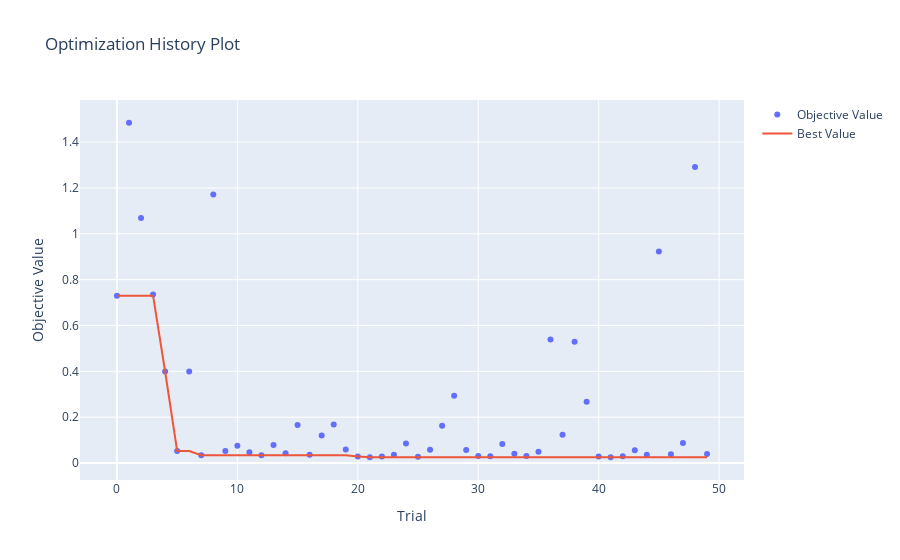
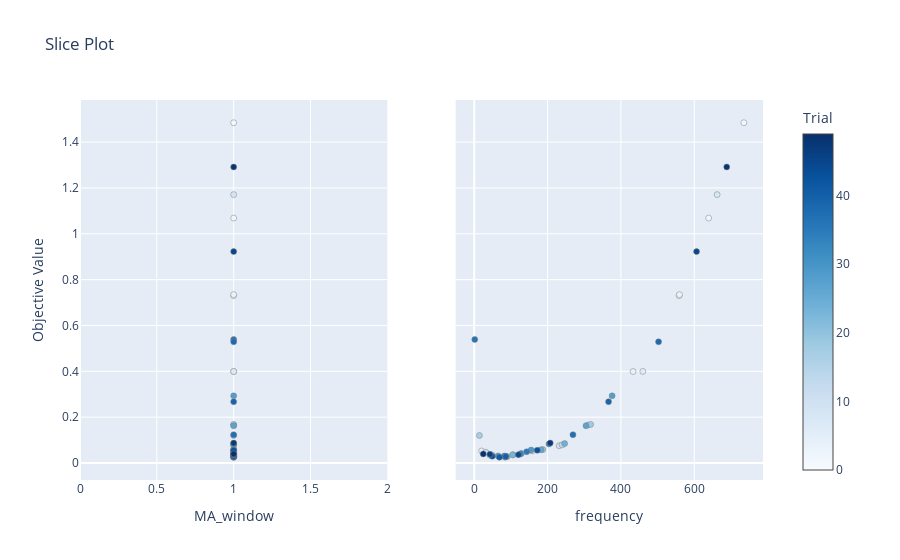
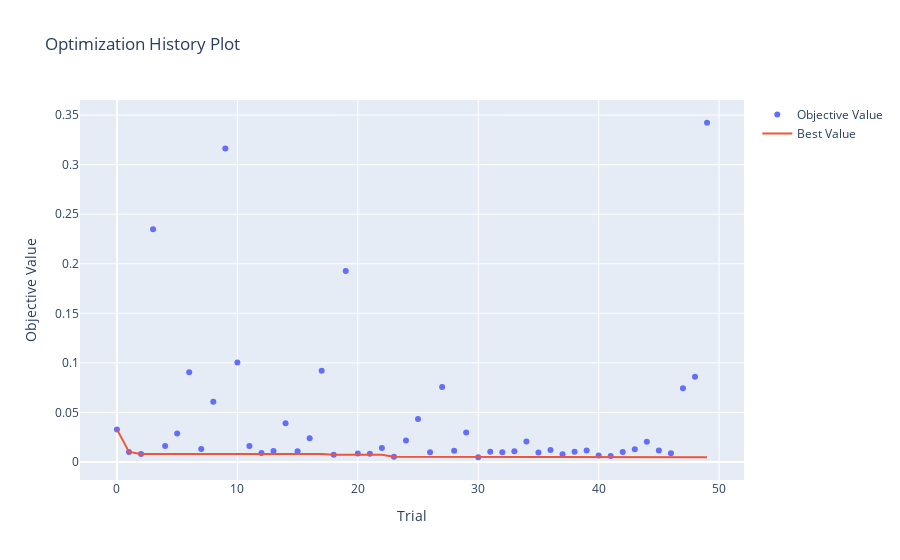
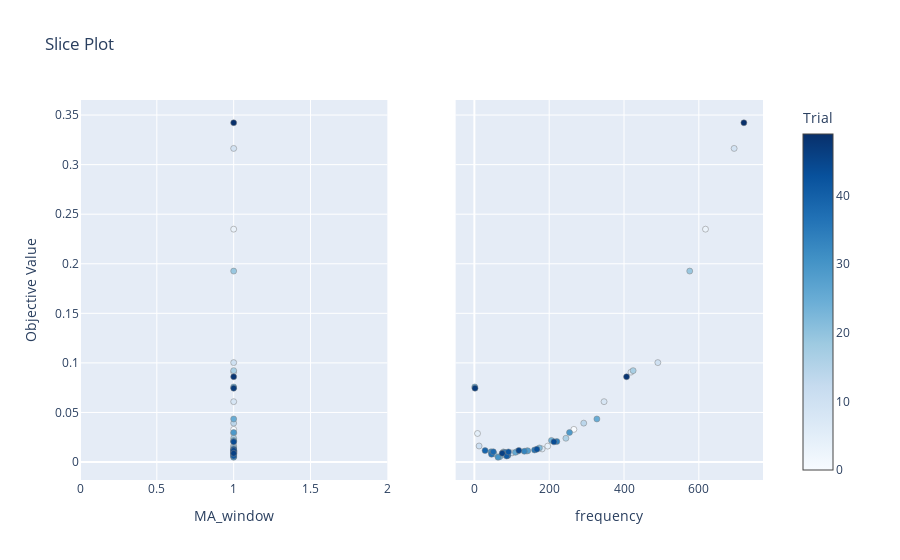

Notebook code cell kept with these figures, in order:
### Code cell
# Note: This may take some time to run
optimized_frequency = encoder.optimize(
    signals,
    trials=50,  # Reduced number of trials for demonstration
    plot_history=True
)

print(f'Optimized frequencies: {optimized_frequency}')

# Encode and decode with optimized parameters
encoder.frequency = optimized_frequency  # Update encoder with optimized frequencies
optimized_spikes = encoder.encode(signals)
optimized_reconstruction = encoder.decode(optimized_spikes)

# Plot the results with optimized parameters
plt.figure(figsize=(12, 8))

plt.subplot(2, 1, 1)
plt.plot(t, signals[0], label='Original', alpha=0.7)
plt.plot(t, optimized_reconstruction[0].numpy(), label='Optimized Reconstruction', linestyle='--')
plt.title('Signal 1: Original vs Optimized Reconstruction')
plt.legend()
plt.grid(True)

plt.subplot(2, 1, 2)
plt.plot(t, signals[1], label='Original', alpha=0.7)
plt.plot(t, optimized_reconstruction[1].numpy(), label='Optimized Reconstruction', linestyle='--')
plt.title('Signal 2: Original vs Optimized Reconstruction')
plt.legend()
plt.grid(True)

plt.tight_layout()
plt.show()

# Calculate and print optimized reconstruction error
optimized_mse_1 = torch.mean((signals[0] - optimized_reconstruction[0]) ** 2)
optimized_mse_2 = torch.mean((signals[1] - optimized_reconstruction[1]) ** 2)
print(f'Optimized Mean Squared Error - Signal 1: {optimized_mse_1:.6f}')
print(f'Optimized Mean Squared Error - Signal 2: {optimized_mse_2:.6f}')

### Figure 1 — Plotly figure (JSON) as saved in the notebook; plotly's stock layout.template omitted (floating-point values rounded to 4 significant figures)
{"data": [{"mode": "markers", "name": "Objective Value", "type": "scatter", "x": [0, 1, 2, 3, 4, 5, 6, 7, 8, 9, 10, 11, 12, 13, 14, 15, 16, 17, 18, 19, 20, 21, 22, 23, 24, 25, 26, 27, 28, 29, 30, 31, 32, 33, 34, 35, 36, 37, 38, 39, 40, 41, 42, 43, 44, 45, 46, 47, 48, 49], "y": [0.73, 1.484, 1.069, 0.7347, 0.3992, 0.0526, 0.3995, 0.03374, 1.171, 0.05295, 0.07543, 0.04686, 0.03441, 0.07903, 0.0421, 0.1656, 0.03586, 0.1201, 0.1685, 0.05878, 0.0289, 0.02515, 0.02802, 0.03552, 0.0847, 0.0275, 0.05784, 0.1624, 0.293, 0.05633, 0.03102, 0.02907, 0.08283, 0.04041, 0.03022, 0.04933, 0.5391, 0.1234, 0.5287, 0.2676, 0.02797, 0.02524, 0.02967, 0.05558, 0.0365, 0.9223, 0.0381, 0.08725, 1.292, 0.03982]}, {"mode": "lines", "name": "Best Value", "type": "scatter", "x": [0, 1, 2, 3, 4, 5, 6, 7, 8, 9, 10, 11, 12, 13, 14, 15, 16, 17, 18, 19, 20, 21, 22, 23, 24, 25, 26, 27, 28, 29, 30, 31, 32, 33, 34, 35, 36, 37, 38, 39, 40, 41, 42, 43, 44, 45, 46, 47, 48, 49], "y": [0.73, 0.73, 0.73, 0.73, 0.3992, 0.0526, 0.0526, 0.03374, 0.03374, 0.03374, 0.03374, 0.03374, 0.03374, 0.03374, 0.03374, 0.03374, 0.03374, 0.03374, 0.03374, 0.03374, 0.0289, 0.02515, 0.02515, 0.02515, 0.02515, 0.02515, 0.02515, 0.02515, 0.02515, 0.02515, 0.02515, 0.02515, 0.02515, 0.02515, 0.02515, 0.02515, 0.02515, 0.02515, 0.02515, 0.02515, 0.02515, 0.02515, 0.02515, 0.02515, 0.02515, 0.02515, 0.02515, 0.02515, 0.02515, 0.02515]}, {"marker": {"color": "#cccccc"}, "mode": "markers", "name": "Infeasible Trial", "showlegend": false, "type": "scatter", "x": [], "y": []}], "layout": {"title": {"text": "Optimization History Plot"}, "xaxis": {"title": {"text": "Trial"}}, "yaxis": {"title": {"text": "Objective Value"}}}}

### Figure 2 — Plotly figure (JSON) as saved in the notebook; plotly's stock layout.template omitted (floating-point values rounded to 4 significant figures)
{"data": [{"marker": {"color": [0, 1, 2, 3, 4, 5, 6, 7, 8, 9, 10, 11, 12, 13, 14, 15, 16, 17, 18, 19, 20, 21, 22, 23, 24, 25, 26, 27, 28, 29, 30, 31, 32, 33, 34, 35, 36, 37, 38, 39, 40, 41, 42, 43, 44, 45, 46, 47, 48, 49], "colorbar": {"title": {"text": "Trial"}, "x": 1, "xpad": 40}, "colorscale": [[0, "rgb(247,251,255)"], [0.125, "rgb(222,235,247)"], [0.25, "rgb(198,219,239)"], [0.375, "rgb(158,202,225)"], [0.5, "rgb(107,174,214)"], [0.625, "rgb(66,146,198)"], [0.75, "rgb(33,113,181)"], [0.875, "rgb(8,81,156)"], [1, "rgb(8,48,107)"]], "line": {"color": "Grey", "width": 0.5}, "showscale": true}, "mode": "markers", "name": "Feasible Trial", "showlegend": false, "type": "scatter", "x": [1, 1, 1, 1, 1, 1, 1, 1, 1, 1, 1, 1, 1, 1, 1, 1, 1, 1, 1, 1, 1, 1, 1, 1, 1, 1, 1, 1, 1, 1, 1, 1, 1, 1, 1, 1, 1, 1, 1, 1, 1, 1, 1, 1, 1, 1, 1, 1, 1, 1], "xaxis": "x", "y": [0.73, 1.484, 1.069, 0.7347, 0.3992, 0.0526, 0.3995, 0.03374, 1.171, 0.05295, 0.07543, 0.04686, 0.03441, 0.07903, 0.0421, 0.1656, 0.03586, 0.1201, 0.1685, 0.05878, 0.0289, 0.02515, 0.02802, 0.03552, 0.0847, 0.0275, 0.05784, 0.1624, 0.293, 0.05633, 0.03102, 0.02907, 0.08283, 0.04041, 0.03022, 0.04933, 0.5391, 0.1234, 0.5287, 0.2676, 0.02797, 0.02524, 0.02967, 0.05558, 0.0365, 0.9223, 0.0381, 0.08725, 1.292, 0.03982], "yaxis": "y"}, {"marker": {"color": [0, 1, 2, 3, 4, 5, 6, 7, 8, 9, 10, 11, 12, 13, 14, 15, 16, 17, 18, 19, 20, 21, 22, 23, 24, 25, 26, 27, 28, 29, 30, 31, 32, 33, 34, 35, 36, 37, 38, 39, 40, 41, 42, 43, 44, 45, 46, 47, 48, 49], "colorbar": {"title": {"text": "Trial"}, "x": 1, "xpad": 40}, "colorscale": [[0, "rgb(247,251,255)"], [0.125, "rgb(222,235,247)"], [0.25, "rgb(198,219,239)"], [0.375, "rgb(158,202,225)"], [0.5, "rgb(107,174,214)"], [0.625, "rgb(66,146,198)"], [0.75, "rgb(33,113,181)"], [0.875, "rgb(8,81,156)"], [1, "rgb(8,48,107)"]], "line": {"color": "Grey", "width": 0.5}, "showscale": false}, "mode": "markers", "name": "Feasible Trial", "showlegend": false, "type": "scatter", "x": [558.6, 735.3, 639.3, 559.7, 433.1, 20.36, 459.8, 43.11, 662.4, 158.4, 231.7, 31.65, 49.31, 239.8, 129.1, 310.1, 105.9, 14.14, 317.3, 187.1, 86.68, 84.31, 89.83, 104.8, 246.5, 85.61, 182.4, 304.8, 376.0, 155.0, 65.18, 83.17, 203.9, 126.7, 82.28, 143.0, 1.449, 269.2, 502.7, 366.3, 86.02, 68.76, 49.19, 171.9, 120.6, 606.3, 42.86, 207.2, 688.6, 24.61], "xaxis": "x2", "y": [0.73, 1.484, 1.069, 0.7347, 0.3992, 0.0526, 0.3995, 0.03374, 1.171, 0.05295, 0.07543, 0.04686, 0.03441, 0.07903, 0.0421, 0.1656, 0.03586, 0.1201, 0.1685, 0.05878, 0.0289, 0.02515, 0.02802, 0.03552, 0.0847, 0.0275, 0.05784, 0.1624, 0.293, 0.05633, 0.03102, 0.02907, 0.08283, 0.04041, 0.03022, 0.04933, 0.5391, 0.1234, 0.5287, 0.2676, 0.02797, 0.02524, 0.02967, 0.05558, 0.0365, 0.9223, 0.0381, 0.08725, 1.292, 0.03982], "yaxis": "y2"}], "layout": {"title": {"text": "Slice Plot"}, "xaxis": {"anchor": "y", "domain": [0, 0.45], "title": {"text": "MA_window"}}, "xaxis2": {"anchor": "y2", "domain": [0.55, 1], "title": {"text": "frequency"}}, "yaxis": {"anchor": "x", "domain": [0, 1], "title": {"text": "Objective Value"}}, "yaxis2": {"anchor": "x2", "domain": [0, 1], "matches": "y", "showticklabels": false}}}

### Figure 3 — Plotly figure (JSON) as saved in the notebook; plotly's stock layout.template omitted (floating-point values rounded to 4 significant figures)
{"data": [{"mode": "markers", "name": "Objective Value", "type": "scatter", "x": [0, 1, 2, 3, 4, 5, 6, 7, 8, 9, 10, 11, 12, 13, 14, 15, 16, 17, 18, 19, 20, 21, 22, 23, 24, 25, 26, 27, 28, 29, 30, 31, 32, 33, 34, 35, 36, 37, 38, 39, 40, 41, 42, 43, 44, 45, 46, 47, 48, 49], "y": [0.03293, 0.01018, 0.008167, 0.2349, 0.01604, 0.0288, 0.09067, 0.01321, 0.06089, 0.3164, 0.1003, 0.01617, 0.009216, 0.01121, 0.03923, 0.01079, 0.02398, 0.09218, 0.007211, 0.1926, 0.0085, 0.00836, 0.0142, 0.005392, 0.02176, 0.04343, 0.009757, 0.07573, 0.01131, 0.02982, 0.004814, 0.01031, 0.009798, 0.01086, 0.02069, 0.009709, 0.01213, 0.007844, 0.0103, 0.01152, 0.006621, 0.006044, 0.01023, 0.01288, 0.02033, 0.01162, 0.008774, 0.07446, 0.08599, 0.3422]}, {"mode": "lines", "name": "Best Value", "type": "scatter", "x": [0, 1, 2, 3, 4, 5, 6, 7, 8, 9, 10, 11, 12, 13, 14, 15, 16, 17, 18, 19, 20, 21, 22, 23, 24, 25, 26, 27, 28, 29, 30, 31, 32, 33, 34, 35, 36, 37, 38, 39, 40, 41, 42, 43, 44, 45, 46, 47, 48, 49], "y": [0.03293, 0.01018, 0.008167, 0.008167, 0.008167, 0.008167, 0.008167, 0.008167, 0.008167, 0.008167, 0.008167, 0.008167, 0.008167, 0.008167, 0.008167, 0.008167, 0.008167, 0.008167, 0.007211, 0.007211, 0.007211, 0.007211, 0.007211, 0.005392, 0.005392, 0.005392, 0.005392, 0.005392, 0.005392, 0.005392, 0.004814, 0.004814, 0.004814, 0.004814, 0.004814, 0.004814, 0.004814, 0.004814, 0.004814, 0.004814, 0.004814, 0.004814, 0.004814, 0.004814, 0.004814, 0.004814, 0.004814, 0.004814, 0.004814, 0.004814]}, {"marker": {"color": "#cccccc"}, "mode": "markers", "name": "Infeasible Trial", "showlegend": false, "type": "scatter", "x": [], "y": []}], "layout": {"title": {"text": "Optimization History Plot"}, "xaxis": {"title": {"text": "Trial"}}, "yaxis": {"title": {"text": "Objective Value"}}}}

### Figure 4 — Plotly figure (JSON) as saved in the notebook; plotly's stock layout.template omitted (floating-point values rounded to 4 significant figures)
{"data": [{"marker": {"color": [0, 1, 2, 3, 4, 5, 6, 7, 8, 9, 10, 11, 12, 13, 14, 15, 16, 17, 18, 19, 20, 21, 22, 23, 24, 25, 26, 27, 28, 29, 30, 31, 32, 33, 34, 35, 36, 37, 38, 39, 40, 41, 42, 43, 44, 45, 46, 47, 48, 49], "colorbar": {"title": {"text": "Trial"}, "x": 1, "xpad": 40}, "colorscale": [[0, "rgb(247,251,255)"], [0.125, "rgb(222,235,247)"], [0.25, "rgb(198,219,239)"], [0.375, "rgb(158,202,225)"], [0.5, "rgb(107,174,214)"], [0.625, "rgb(66,146,198)"], [0.75, "rgb(33,113,181)"], [0.875, "rgb(8,81,156)"], [1, "rgb(8,48,107)"]], "line": {"color": "Grey", "width": 0.5}, "showscale": true}, "mode": "markers", "name": "Feasible Trial", "showlegend": false, "type": "scatter", "x": [1, 1, 1, 1, 1, 1, 1, 1, 1, 1, 1, 1, 1, 1, 1, 1, 1, 1, 1, 1, 1, 1, 1, 1, 1, 1, 1, 1, 1, 1, 1, 1, 1, 1, 1, 1, 1, 1, 1, 1, 1, 1, 1, 1, 1, 1, 1, 1, 1, 1], "xaxis": "x", "y": [0.03293, 0.01018, 0.008167, 0.2349, 0.01604, 0.0288, 0.09067, 0.01321, 0.06089, 0.3164, 0.1003, 0.01617, 0.009216, 0.01121, 0.03923, 0.01079, 0.02398, 0.09218, 0.007211, 0.1926, 0.0085, 0.00836, 0.0142, 0.005392, 0.02176, 0.04343, 0.009757, 0.07573, 0.01131, 0.02982, 0.004814, 0.01031, 0.009798, 0.01086, 0.02069, 0.009709, 0.01213, 0.007844, 0.0103, 0.01152, 0.006621, 0.006044, 0.01023, 0.01288, 0.02033, 0.01162, 0.008774, 0.07446, 0.08599, 0.3422], "yaxis": "y"}, {"marker": {"color": [0, 1, 2, 3, 4, 5, 6, 7, 8, 9, 10, 11, 12, 13, 14, 15, 16, 17, 18, 19, 20, 21, 22, 23, 24, 25, 26, 27, 28, 29, 30, 31, 32, 33, 34, 35, 36, 37, 38, 39, 40, 41, 42, 43, 44, 45, 46, 47, 48, 49], "colorbar": {"title": {"text": "Trial"}, "x": 1, "xpad": 40}, "colorscale": [[0, "rgb(247,251,255)"], [0.125, "rgb(222,235,247)"], [0.25, "rgb(198,219,239)"], [0.375, "rgb(158,202,225)"], [0.5, "rgb(107,174,214)"], [0.625, "rgb(66,146,198)"], [0.75, "rgb(33,113,181)"], [0.875, "rgb(8,81,156)"], [1, "rgb(8,48,107)"]], "line": {"color": "Grey", "width": 0.5}, "showscale": false}, "mode": "markers", "name": "Feasible Trial", "showlegend": false, "type": "scatter", "x": [265.9, 77.34, 82.45, 617.8, 196.1, 8.441, 418.5, 181.2, 346.7, 694.4, 490.4, 12.59, 100.7, 139.7, 292.4, 115.2, 244.7, 424.4, 74.81, 575.7, 49.76, 52.69, 173.8, 67.81, 206.0, 327.5, 109.9, 1.057, 142.8, 254.3, 63.39, 44.55, 78.87, 133.5, 220.4, 81.77, 160.9, 45.83, 50.57, 28.64, 89.36, 86.36, 91.1, 167.0, 212.8, 118.9, 74.41, 1.703, 406.8, 720.4], "xaxis": "x2", "y": [0.03293, 0.01018, 0.008167, 0.2349, 0.01604, 0.0288, 0.09067, 0.01321, 0.06089, 0.3164, 0.1003, 0.01617, 0.009216, 0.01121, 0.03923, 0.01079, 0.02398, 0.09218, 0.007211, 0.1926, 0.0085, 0.00836, 0.0142, 0.005392, 0.02176, 0.04343, 0.009757, 0.07573, 0.01131, 0.02982, 0.004814, 0.01031, 0.009798, 0.01086, 0.02069, 0.009709, 0.01213, 0.007844, 0.0103, 0.01152, 0.006621, 0.006044, 0.01023, 0.01288, 0.02033, 0.01162, 0.008774, 0.07446, 0.08599, 0.3422], "yaxis": "y2"}], "layout": {"title": {"text": "Slice Plot"}, "xaxis": {"anchor": "y", "domain": [0, 0.45], "title": {"text": "MA_window"}}, "xaxis2": {"anchor": "y2", "domain": [0.55, 1], "title": {"text": "frequency"}}, "yaxis": {"anchor": "x", "domain": [0, 1], "title": {"text": "Objective Value"}}, "yaxis2": {"anchor": "x2", "domain": [0, 1], "matches": "y", "showticklabels": false}}}
